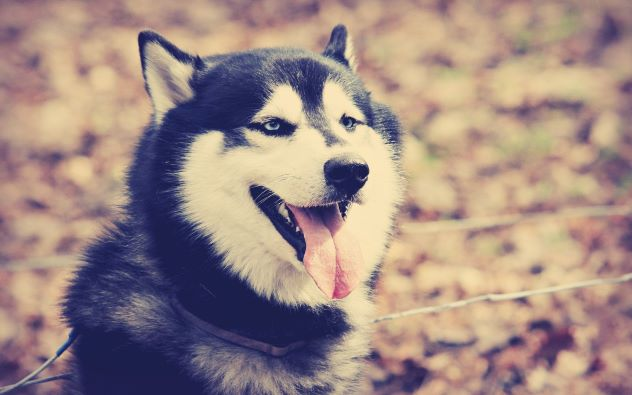
#> input picture medias/featureimages/10.jpg, 632 x 395 px, given as the content of the folder source/_posts/medias/featureimages/10.jpg, which was not available
$ python watermark.py medias/featureimages/10.jpg
#> lines starting #> are read from the running program, lines starting #| are printed output that depends on the picture
# -*- coding: utf-8 -*-
import sys
import glob
from PIL import Image
from PIL import ImageDraw
from PIL import ImageFont


def watermark(post_name):
#> called with post_name = 'medias/featureimages/10.jpg'
    if post_name == 'all':
        post_name = '*'
    dir_name = 'source/_posts/' + post_name + '/*'
    for files in glob.glob(dir_name):
        im = Image.open(files)
#> im is the input picture: PIL image 632x395 RGB; mean R, G, B 159.2, 137.6, 131.6
        if len(im.getbands()) < 3:
            im = im.convert('RGB')
            print(files)
        font = ImageFont.truetype('TIMES.TTF', max(30, int(im.size[1] / 20)))
        draw = ImageDraw.Draw(im)
        draw.text((im.size[0] / 2, im.size[1] / 2),
                  u'@godweiyang', fill=(0, 0, 0), font=font)
        im.save(files)
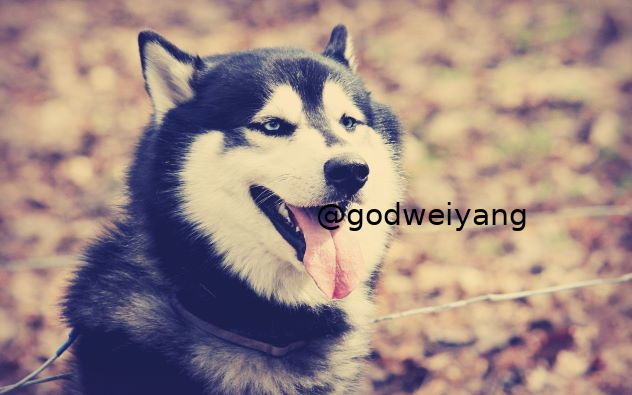
#> saved as 10.jpg: PIL image 632x395 RGB; mean R, G, B 158, 136.6, 130.7


if __name__ == '__main__':
    if len(sys.argv) == 2:
        watermark(sys.argv[1])
    else:
        print('[usage] <input>')

$ run again, on medias/featureimages/11.jpg
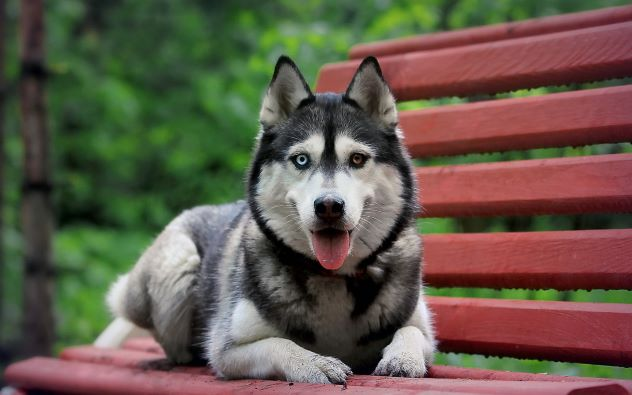
#> input picture medias/featureimages/11.jpg, 632 x 395 px, given as the content of the folder source/_posts/medias/featureimages/11.jpg, which was not available
#> in watermark, im is the input picture: PIL image 632x395 RGB; mean R, G, B 99.4, 88.2, 73.8
#> in watermark, `im.save(files)`:
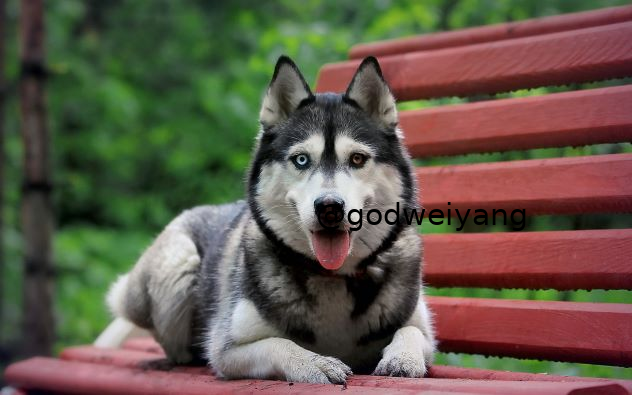
#> saved as 11.jpg: PIL image 632x395 RGB; mean R, G, B 98.9, 87.8, 73.4

$ run again, on medias/featureimages/12.jpg
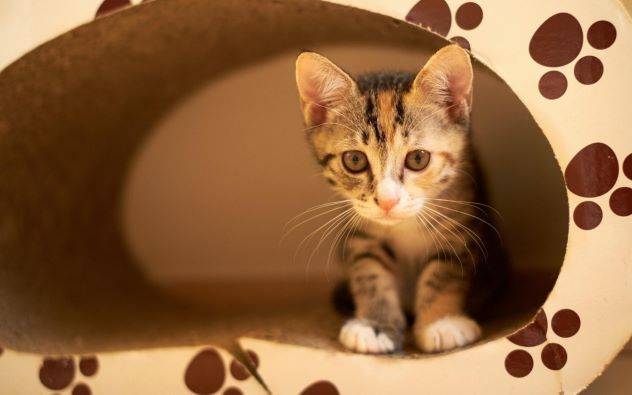
#> input picture medias/featureimages/12.jpg, 632 x 395 px, given as the content of the folder source/_posts/medias/featureimages/12.jpg, which was not available
#> in watermark, im is the input picture: PIL image 632x395 RGB; mean R, G, B 143.7, 100.5, 62
#> in watermark, `im.save(files)`:
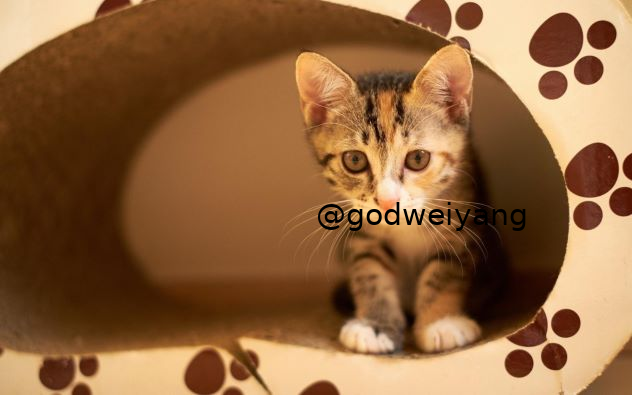
#> saved as 12.jpg: PIL image 632x395 RGB; mean R, G, B 142.8, 99.8, 61.6
